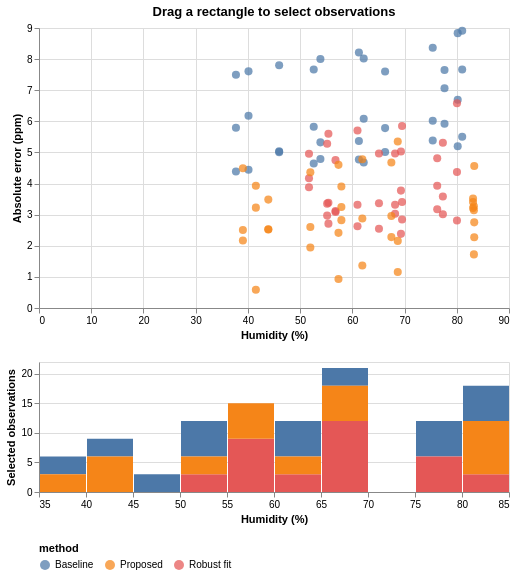

Notebook cell for this chart:
### Markdown cell above
### Altair — brushing เชื่อมสองมุมมอง

ลากกรอบเลือกจุดใน scatterplot แล้ว histogram ด้านล่างจะคำนวณใหม่จาก observation ที่เลือก
linked views เหมาะเมื่อเราต้องการรู้ว่า subgroup ในมุมมองหนึ่งมี distribution อย่างไรในอีกมุมมอง

> **ที่มาหลัก:** `[HANDBOOK, pdf pp. 211–247]`; `[DV-EBOOK, pdf pp. 18–19]` ตัวอย่างและข้อมูลใน notebook สร้างใหม่เพื่อการสอน

### Code cell
# Altair linked views: brush points in the scatterplot to update the humidity distribution.
linked = sensor_df.query("minute in [15, 30, 45] and run <= 12").copy()
brush = alt.selection_interval(encodings=["x", "y"], name="brush")

scatter = (
    alt.Chart(linked)
    .mark_circle(size=65, opacity=.72)
    .encode(
        x=alt.X("humidity:Q", title="Humidity (%)"),
        y=alt.Y("error_ppm:Q", title="Absolute error (ppm)"),
        color=alt.condition(brush, "method:N", alt.value("#D5D5D5")),
        tooltip=["method:N", "run:O", "minute:Q", alt.Tooltip("humidity:Q", format=".1f"),
                 alt.Tooltip("error_ppm:Q", format=".2f")],
    )
    .add_params(brush)
    .properties(width=470, height=280, title="Drag a rectangle to select observations")
)

hist = (
    alt.Chart(linked)
    .mark_bar()
    .encode(
        x=alt.X("humidity:Q", bin=alt.Bin(maxbins=18), title="Humidity (%)"),
        y=alt.Y("count():Q", title="Selected observations"),
        color=alt.Color("method:N", legend=alt.Legend(orient="bottom")),
    )
    .transform_filter(brush)
    .properties(width=470, height=130)
)
(scatter & hist).resolve_scale(color="shared")

### Figure 1 — Vega-Lite specification as saved in the notebook (floating-point values rounded to 4 significant figures)
{"config": {"view": {"continuousWidth": 300, "continuousHeight": 300}}, "vconcat": [{"mark": {"type": "circle", "opacity": 0.72, "size": 65}, "encoding": {"color": {"condition": {"param": "brush", "field": "method", "type": "nominal"}, "value": "#D5D5D5"}, "tooltip": [{"field": "method", "type": "nominal"}, {"field": "run", "type": "ordinal"}, {"field": "minute", "type": "quantitative"}, {"field": "humidity", "format": ".1f", "type": "quantitative"}, {"field": "error_ppm", "format": ".2f", "type": "quantitative"}], "x": {"field": "humidity", "title": "Humidity (%)", "type": "quantitative"}, "y": {"field": "error_ppm", "title": "Absolute error (ppm)", "type": "quantitative"}}, "height": 280, "name": "view_943924d000c451ed_0", "title": "Drag a rectangle to select observations", "width": 470}, {"mark": {"type": "bar"}, "encoding": {"color": {"field": "method", "legend": {"orient": "bottom"}, "type": "nominal"}, "x": {"bin": {"maxbins": 18}, "field": "humidity", "title": "Humidity (%)", "type": "quantitative"}, "y": {"aggregate": "count", "title": "Selected observations", "type": "quantitative"}}, "height": 130, "transform": [{"filter": {"param": "brush"}}], "width": 470}], "data": {"name": "data-905a3e386b2ad8e888c2f9fec0d86f64"}, "params": [{"name": "brush", "select": {"type": "interval", "encodings": ["x", "y"]}, "views": ["view_943924d000c451ed_0"]}], "resolve": {"scale": {"color": "shared"}}, "$schema": "https://vega.github.io/schema/vega-lite/v6.4.1.json", "datasets": {"data-905a3e386b2ad8e888c2f9fec0d86f64": [{"method": "Baseline", "run": 1, "minute": 15, "humidity": 66.27, "error_ppm": 7.601}, {"method": "Baseline", "run": 1, "minute": 30, "humidity": 66.27, "error_ppm": 5.782}, {"method": "Baseline", "run": 1, "minute": 45, "humidity": 66.27, "error_ppm": 5.016}, {"method": "Baseline", "run": 2, "minute": 15, "humidity": 52.61, "error_ppm": 7.667}, {"method": "Baseline", "run": 2, "minute": 30, "humidity": 52.61, "error_ppm": 5.827}, {"method": "Baseline", "run": 2, "minute": 45, "humidity": 52.61, "error_ppm": 4.644}, {"method": "Baseline", "run": 3, "minute": 15, "humidity": 61.26, "error_ppm": 8.21}, {"method": "Baseline", "run": 3, "minute": 30, "humidity": 61.26, "error_ppm": 5.369}, {"method": "Baseline", "run": 3, "minute": 45, "humidity": 61.26, "error_ppm": 4.773}, {"method": "Baseline", "run": 4, "minute": 15, "humidity": 81.04, "error_ppm": 8.912}, {"method": "Baseline", "run": 4, "minute": 30, "humidity": 81.04, "error_ppm": 7.665}, {"method": "Baseline", "run": 4, "minute": 45, "humidity": 81.04, "error_ppm": 5.503}, {"method": "Baseline", "run": 5, "minute": 15, "humidity": 37.71, "error_ppm": 7.5}, {"method": "Baseline", "run": 5, "minute": 30, "humidity": 37.71, "error_ppm": 5.792}, {"method": "Baseline", "run": 5, "minute": 45, "humidity": 37.71, "error_ppm": 4.386}, {"method": "Baseline", "run": 6, "minute": 15, "humidity": 77.65, "error_ppm": 7.652}, {"method": "Baseline", "run": 6, "minute": 30, "humidity": 77.65, "error_ppm": 7.062}, {"method": "Baseline", "run": 6, "minute": 45, "humidity": 77.65, "error_ppm": 5.922}, {"method": "Baseline", "run": 7, "minute": 15, "humidity": 75.4, "error_ppm": 8.368}, {"method": "Baseline", "run": 7, "minute": 30, "humidity": 75.4, "error_ppm": 6.018}, {"method": "Baseline", "run": 7, "minute": 45, "humidity": 75.4, "error_ppm": 5.382}, {"method": "Baseline", "run": 8, "minute": 15, "humidity": 40.12, "error_ppm": 7.606}, {"method": "Baseline", "run": 8, "minute": 30, "humidity": 40.12, "error_ppm": 6.179}, {"method": "Baseline", "run": 8, "minute": 45, "humidity": 40.12, "error_ppm": 4.444}, {"method": "Baseline", "run": 9, "minute": 15, "humidity": 80.18, "error_ppm": 8.835}, {"method": "Baseline", "run": 9, "minute": 30, "humidity": 80.18, "error_ppm": 6.693}, {"method": "Baseline", "run": 9, "minute": 45, "humidity": 80.18, "error_ppm": 5.199}, {"method": "Baseline", "run": 10, "minute": 15, "humidity": 62.18, "error_ppm": 8.02}, {"method": "Baseline", "run": 10, "minute": 30, "humidity": 62.18, "error_ppm": 6.08}, {"method": "Baseline", "run": 10, "minute": 45, "humidity": 62.18, "error_ppm": 4.678}, {"method": "Baseline", "run": 11, "minute": 15, "humidity": 45.99, "error_ppm": 7.8}, {"method": "Baseline", "run": 11, "minute": 30, "humidity": 45.99, "error_ppm": 5.01}, {"method": "Baseline", "run": 11, "minute": 45, "humidity": 45.99, "error_ppm": 5.035}, {"method": "Baseline", "run": 12, "minute": 15, "humidity": 53.89, "error_ppm": 8.004}, {"method": "Baseline", "run": 12, "minute": 30, "humidity": 53.89, "error_ppm": 5.324}, {"method": "Baseline", "run": 12, "minute": 45, "humidity": 53.89, "error_ppm": 4.789}, {"method": "Robust fit", "run": 1, "minute": 15, "humidity": 77.34, "error_ppm": 5.31}, {"method": "Robust fit", "run": 1, "minute": 30, "humidity": 77.34, "error_ppm": 3.581}, {"method": "Robust fit", "run": 1, "minute": 45, "humidity": 77.34, "error_ppm": 3.012}, {"method": "Robust fit", "run": 2, "minute": 15, "humidity": 76.25, "error_ppm": 4.811}, {"method": "Robust fit", "run": 2, "minute": 30, "humidity": 76.25, "error_ppm": 3.927}, {"method": "Robust fit", "run": 2, "minute": 45, "humidity": 76.25, "error_ppm": 3.173}, {"method": "Robust fit", "run": 3, "minute": 15, "humidity": 51.7, "error_ppm": 4.96}, {"method": "Robust fit", "run": 3, "minute": 30, "humidity": 51.7, "error_ppm": 3.88}, {"method": "Robust fit", "run": 3, "minute": 45, "humidity": 51.7, "error_ppm": 4.172}, {"method": "Robust fit", "run": 4, "minute": 15, "humidity": 65.1, "error_ppm": 4.966}, {"method": "Robust fit", "run": 4, "minute": 30, "humidity": 65.1, "error_ppm": 3.367}, {"method": "Robust fit", "run": 4, "minute": 45, "humidity": 65.1, "error_ppm": 2.547}, {"method": "Robust fit", "run": 5, "minute": 15, "humidity": 60.99, "error_ppm": 5.706}, {"method": "Robust fit", "run": 5, "minute": 30, "humidity": 60.99, "error_ppm": 3.321}, {"method": "Robust fit", "run": 5, "minute": 45, "humidity": 60.99, "error_ppm": 2.625}, {"method": "Robust fit", "run": 6, "minute": 15, "humidity": 69.52, "error_ppm": 5.849}, {"method": "Robust fit", "run": 6, "minute": 30, "humidity": 69.52, "error_ppm": 3.407}, {"method": "Robust fit", "run": 6, "minute": 45, "humidity": 69.52, "error_ppm": 2.846}, {"method": "Robust fit", "run": 7, "minute": 15, "humidity": 56.78, "error_ppm": 4.753}, {"method": "Robust fit", "run": 7, "minute": 30, "humidity": 56.78, "error_ppm": 3.115}, {"method": "Robust fit", "run": 7, "minute": 45, "humidity": 56.78, "error_ppm": 3.087}, {"method": "Robust fit", "run": 8, "minute": 15, "humidity": 80.04, "error_ppm": 6.579}, {"method": "Robust fit", "run": 8, "minute": 30, "humidity": 80.04, "error_ppm": 4.372}, {"method": "Robust fit", "run": 8, "minute": 45, "humidity": 80.04, "error_ppm": 2.812}, {"method": "Robust fit", "run": 9, "minute": 15, "humidity": 68.19, "error_ppm": 4.964}, {"method": "Robust fit", "run": 9, "minute": 30, "humidity": 68.19, "error_ppm": 3.32}, {"method": "Robust fit", "run": 9, "minute": 45, "humidity": 68.19, "error_ppm": 3.029}, {"method": "Robust fit", "run": 10, "minute": 15, "humidity": 69.31, "error_ppm": 5.031}, {"method": "Robust fit", "run": 10, "minute": 30, "humidity": 69.31, "error_ppm": 3.773}, {"method": "Robust fit", "run": 10, "minute": 45, "humidity": 69.31, "error_ppm": 2.383}, {"method": "Robust fit", "run": 11, "minute": 15, "humidity": 55.42, "error_ppm": 5.603}, {"method": "Robust fit", "run": 11, "minute": 30, "humidity": 55.42, "error_ppm": 2.711}, {"method": "Robust fit", "run": 11, "minute": 45, "humidity": 55.42, "error_ppm": 3.383}, {"method": "Robust fit", "run": 12, "minute": 15, "humidity": 55.18, "error_ppm": 5.281}, {"method": "Robust fit", "run": 12, "minute": 30, "humidity": 55.18, "error_ppm": 3.354}, {"method": "Robust fit", "run": 12, "minute": 45, "humidity": 55.18, "error_ppm": 2.969}, {"method": "Proposed", "run": 1, "minute": 15, "humidity": 57.9, "error_ppm": 3.248}, {"method": "Proposed", "run": 1, "minute": 30, "humidity": 57.9, "error_ppm": 3.903}, {"method": "Proposed", "run": 1, "minute": 45, "humidity": 57.9, "error_ppm": 2.824}, {"method": "Proposed", "run": 2, "minute": 15, "humidity": 51.96, "error_ppm": 4.364}, {"method": "Proposed", "run": 2, "minute": 30, "humidity": 51.96, "error_ppm": 2.601}, {"method": "Proposed", "run": 2, "minute": 45, "humidity": 51.96, "error_ppm": 1.944}, {"method": "Proposed", "run": 3, "minute": 15, "humidity": 41.53, "error_ppm": 3.932}, {"method": "Proposed", "run": 3, "minute": 30, "humidity": 41.53, "error_ppm": 3.226}, {"method": "Proposed", "run": 3, "minute": 45, "humidity": 41.53, "error_ppm": 0.5879}, {"method": "Proposed", "run": 4, "minute": 15, "humidity": 83.34, "error_ppm": 4.565}, {"method": "Proposed", "run": 4, "minute": 30, "humidity": 83.34, "error_ppm": 2.277}, {"method": "Proposed", "run": 4, "minute": 45, "humidity": 83.34, "error_ppm": 2.753}, {"method": "Proposed", "run": 5, "minute": 15, "humidity": 68.7, "error_ppm": 5.35}, {"method": "Proposed", "run": 5, "minute": 30, "humidity": 68.7, "error_ppm": 2.157}, {"method": "Proposed", "run": 5, "minute": 45, "humidity": 68.7, "error_ppm": 1.154}, {"method": "Proposed", "run": 6, "minute": 15, "humidity": 57.35, "error_ppm": 4.601}, {"method": "Proposed", "run": 6, "minute": 30, "humidity": 57.35, "error_ppm": 0.931}, {"method": "Proposed", "run": 6, "minute": 45, "humidity": 57.35, "error_ppm": 2.415}, {"method": "Proposed", "run": 7, "minute": 15, "humidity": 43.91, "error_ppm": 3.484}, {"method": "Proposed", "run": 7, "minute": 30, "humidity": 43.91, "error_ppm": 2.521}, {"method": "Proposed", "run": 7, "minute": 45, "humidity": 43.91, "error_ppm": 2.529}, {"method": "Proposed", "run": 8, "minute": 15, "humidity": 39.04, "error_ppm": 4.493}, {"method": "Proposed", "run": 8, "minute": 30, "humidity": 39.04, "error_ppm": 2.17}, {"method": "Proposed", "run": 8, "minute": 45, "humidity": 39.04, "error_ppm": 2.505}, {"method": "Proposed", "run": 9, "minute": 15, "humidity": 67.48, "error_ppm": 4.679}, {"method": "Proposed", "run": 9, "minute": 30, "humidity": 67.48, "error_ppm": 2.954}, {"method": "Proposed", "run": 9, "minute": 45, "humidity": 67.48, "error_ppm": 2.279}, {"method": "Proposed", "run": 10, "minute": 15, "humidity": 61.91, "error_ppm": 4.782}, {"method": "Proposed", "run": 10, "minute": 30, "humidity": 61.91, "error_ppm": 2.874}, {"method": "Proposed", "run": 10, "minute": 45, "humidity": 61.91, "error_ppm": 1.369}, {"method": "Proposed", "run": 11, "minute": 15, "humidity": 83.11, "error_ppm": 3.523}, {"method": "Proposed", "run": 11, "minute": 30, "humidity": 83.11, "error_ppm": 3.211}, {"method": "Proposed", "run": 11, "minute": 45, "humidity": 83.11, "error_ppm": 3.404}, {"method": "Proposed", "run": 12, "minute": 15, "humidity": 83.28, "error_ppm": 3.266}, {"method": "Proposed", "run": 12, "minute": 30, "humidity": 83.28, "error_ppm": 3.142}, {"method": "Proposed", "run": 12, "minute": 45, "humidity": 83.28, "error_ppm": 1.723}]}}
